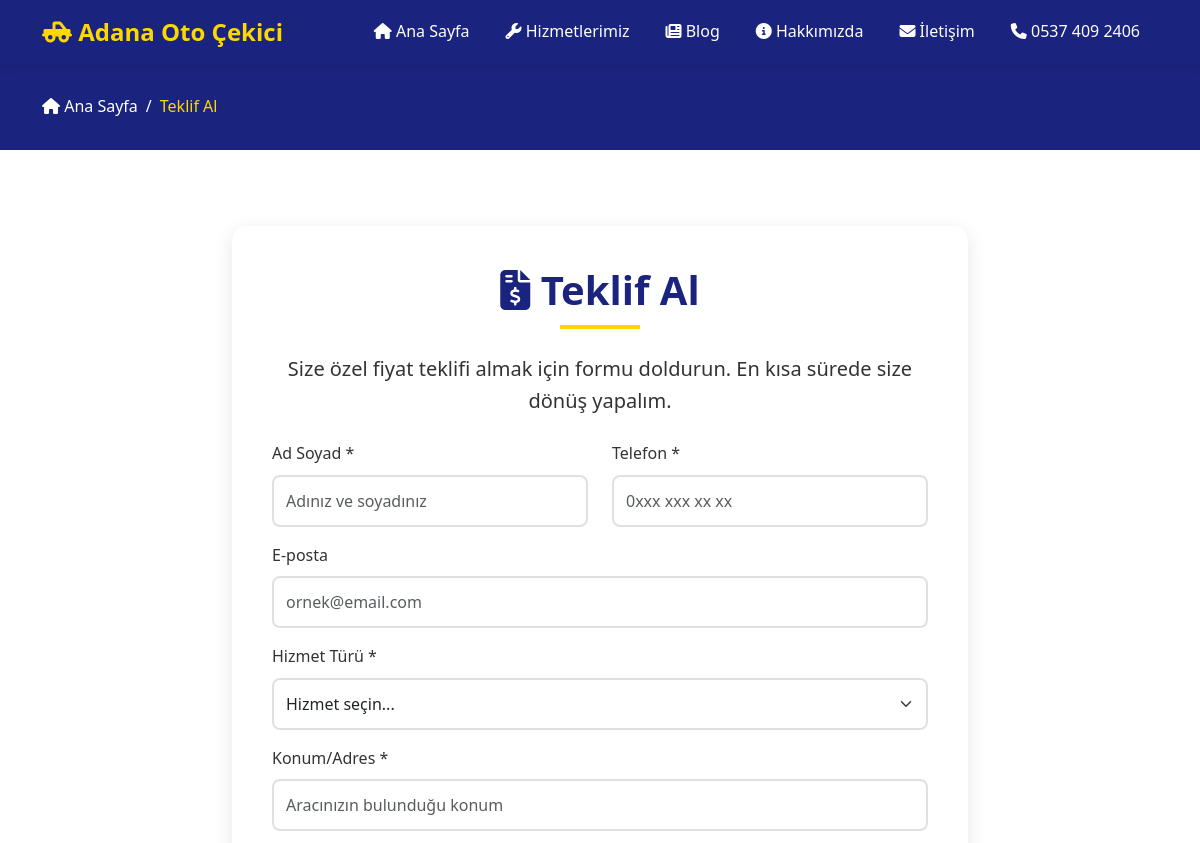
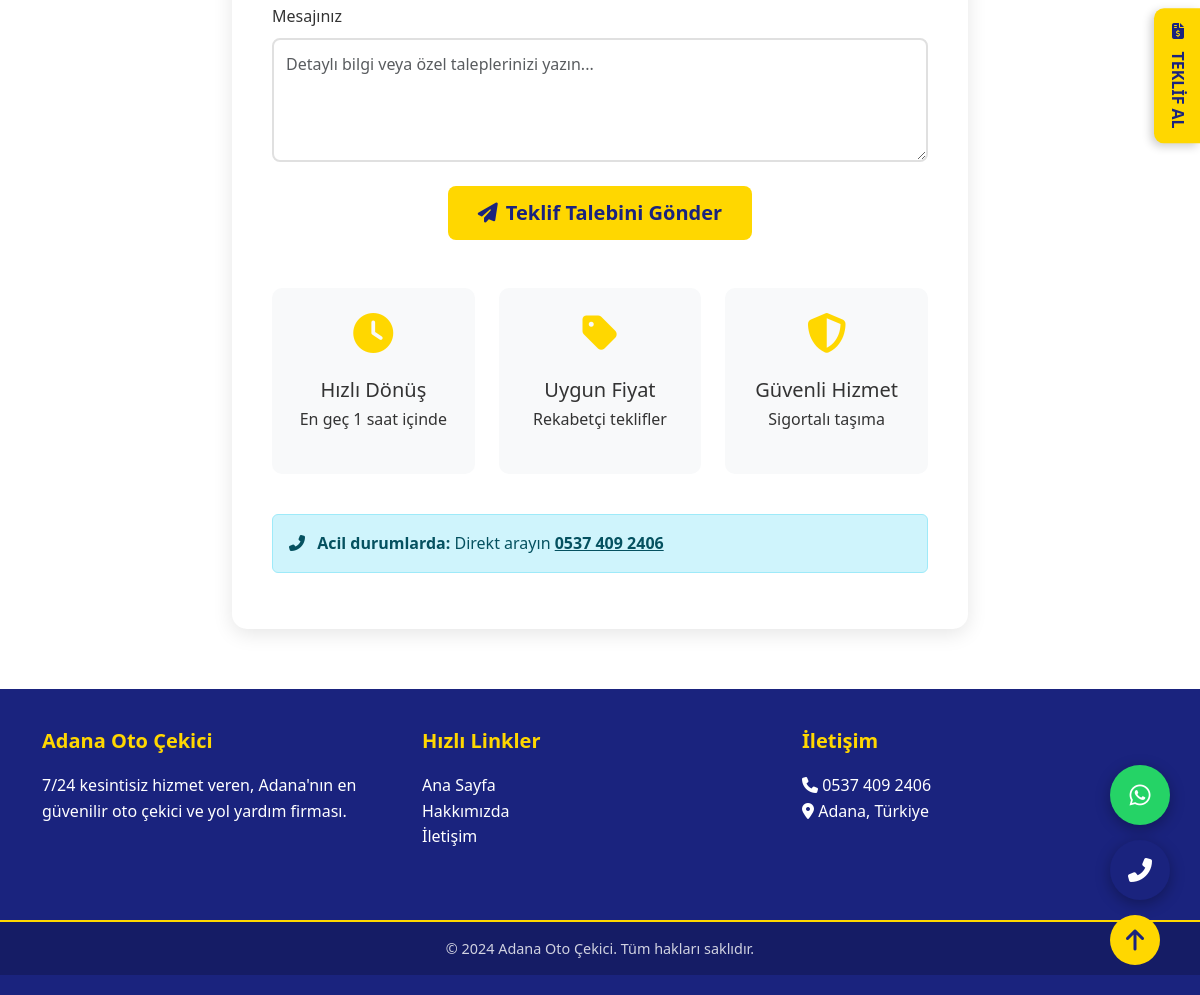
Screenshot of /teklif-al.php with the database file from the repository (2 pictures, top to bottom).
### tables this page shows
CREATE TABLE `menus` (
  `id` int(11) NOT NULL AUTO_INCREMENT,
  `title` varchar(100) NOT NULL,
  `url` varchar(255) NOT NULL,
  `target` varchar(20) DEFAULT '_self',
  `icon` varchar(50) DEFAULT NULL,
  `parent_id` int(11) DEFAULT 0,
  `display_order` int(11) DEFAULT 0,
  `is_active` tinyint(1) DEFAULT 1,
  `created_at` timestamp NOT NULL DEFAULT CURRENT_TIMESTAMP,
  PRIMARY KEY (`id`)
);

### config/database.php (called while the page is built, shortened)
<?php
$conn = new mysqli(DB_HOST, DB_USER, DB_PASS, DB_NAME);
$conn->set_charset("utf8mb4");
function getSettings() {
    global $conn;
    $settings = [];
    $result = $conn->query("SELECT setting_key, setting_value FROM settings");
    if ($result) {
        while ($row = $result->fetch_assoc()) {
            $settings[$row['setting_key']] = $row['setting_value'];
        }
    }
    return $settings;
}
$settings = getSettings();
?>

### teklif-al.php (the view, shortened to what this page needs)
<?php
require_once 'config/database.php';
include 'includes/header.php';
?>
<nav aria-label="breadcrumb" class="breadcrumb">
    <div class="container">
        <ol class="breadcrumb mb-0">
            <li class="breadcrumb-item"><a href="<?= BASE_URL ?>"><i class="fas fa-home"></i> Ana Sayfa</a></li>
            <li class="breadcrumb-item active">Teklif Al</li>
        </ol>
    </div>
</nav>
<section class="content-section">
    <div class="container">
        <div class="row justify-content-center">
            <div class="col-lg-8">
                <div class="quote-form-container">
                    <h1 class="section-title text-center mb-4">
                        <i class="fas fa-file-invoice-dollar"></i> Teklif Al
                    </h1>
                    <p class="text-center mb-4 lead">
                        Size özel fiyat teklifi almak için formu doldurun. En kısa sürede size dönüş yapalım.
                    </p>
                    <form method="POST" action="" class="quote-form">
                        <div class="row">
                            <div class="col-md-6 mb-3">
                                <label class="form-label">Ad Soyad *</label>
                                <input type="text" name="name" class="form-control" required
                                       placeholder="Adınız ve soyadınız">
                            </div>
                            <div class="col-md-6 mb-3">
                                <label class="form-label">Telefon *</label>
                                <input type="tel" name="phone" class="form-control" required
                                       placeholder="0xxx xxx xx xx">
                            </div>
                        </div>
                        <div class="mb-3">
                            <label class="form-label">E-posta</label>
                            <input type="email" name="email" class="form-control"
                                   placeholder="ornek@email.com">
                        </div>
                        <div class="mb-3">
                            <label class="form-label">Hizmet Türü *</label>
                            <select name="service" class="form-select" required>
                                <option value="">Hizmet seçin...</option>
                            </select>
                        </div>
                        <div class="mb-3">
                            <label class="form-label">Konum/Adres *</label>
                            <input type="text" name="location" class="form-control" required
                                   placeholder="Aracınızın bulunduğu konum">
                        </div>
                        <div class="mb-3">
                            <label class="form-label">Mesajınız</label>
                            <textarea name="message" class="form-control" rows="4"
                                      placeholder="Detaylı bilgi veya özel taleplerinizi yazın..."></textarea>
                        </div>
                        <div class="text-center mt-4">
                            <button type="submit" class="btn btn-primary btn-lg">
                                <i class="fas fa-paper-plane me-2"></i>Teklif Talebini Gönder
                            </button>
                        </div>
                    </form>
                    <div class="quote-info mt-5">
                        <div class="row text-center">
                            <div class="col-md-4 mb-3">
                                <div class="info-box">
                                    <i class="fas fa-clock"></i>
                                    <h5>Hızlı Dönüş</h5>
                                    <p>En geç 1 saat içinde</p>
                                </div>
                            </div>
                            <div class="col-md-4 mb-3">
                                <div class="info-box">
                                    <i class="fas fa-tag"></i>
                                    <h5>Uygun Fiyat</h5>
                                    <p>Rekabetçi teklifler</p>
                                </div>
                            </div>
                            <div class="col-md-4 mb-3">
                                <div class="info-box">
                                    <i class="fas fa-shield-alt"></i>
                                    <h5>Güvenli Hizmet</h5>
                                    <p>Sigortalı taşıma</p>
                                </div>
                            </div>
                        </div>
                    </div>
                    <div class="alert alert-info mt-4">
                        <i class="fas fa-phone-alt me-2"></i>
                        <strong>Acil durumlarda:</strong> Direkt arayın
                        <a href="tel:<?= $settings['phone'] ?? '' ?>" class="alert-link">
                            <?= $settings['phone'] ?? '' ?>
                        </a>
                    </div>
                </div>
            </div>
        </div>
    </div>
</section>
<?php include 'includes/footer.php'; ?>

### includes/header.php (shortened to what this page needs)
<!DOCTYPE html>
<html lang="tr">
<head>
    <link href="https://cdn.jsdelivr.net/npm/bootstrap@5.3.2/dist/css/bootstrap.min.css" rel="stylesheet">
    <link rel="stylesheet" href="https://cdnjs.cloudflare.com/ajax/libs/font-awesome/6.5.1/css/all.min.css">
    <link rel="stylesheet" href="<?= BASE_URL ?>styles.css">
</head>
<body>
<nav class="navbar navbar-expand-lg navbar-dark sticky-top">
    <div class="container">
        <a class="navbar-brand" href="<?= BASE_URL ?>">
            <?php if(!empty($settings['site_logo'])): ?>
                <img src="<?= $settings['site_logo'] ?>" alt="<?= $settings['site_title'] ?>" style="height: 40px; margin-right: 10px;">
            <?php else: ?>
                <i class="fas fa-truck-pickup"></i>
            <?php endif; ?>
            <?= $settings['site_title'] ?? 'Adana Oto Çekici' ?>
        </a>
        <div class="collapse navbar-collapse" id="navbarNav">
            <ul class="navbar-nav ms-auto">
                <?php
                $main_menus = $conn->query("SELECT * FROM menus WHERE parent_id=0 AND is_active=1 ORDER BY display_order ASC");
                while($menu = $main_menus->fetch_assoc()):
                    $has_children = $conn->query("SELECT COUNT(*) as count FROM menus WHERE parent_id={$menu['id']} AND is_active=1")->fetch_assoc()['count'] > 0;
                    if ($menu['url'] == '#' && $has_children):
                ?>
                <li class="nav-item dropdown">
                    <a class="nav-link dropdown-toggle" href="#" role="button" data-bs-toggle="dropdown">
                        <?php if($menu['icon']): ?><i class="<?= $menu['icon'] ?>"></i><?php endif; ?>
                        <?= htmlspecialchars($menu['title']) ?>
                    </a>
                    <ul class="dropdown-menu">
                        <?php
                        if (stripos($menu['title'], 'hizmet') !== false):
                            $nav_services = $conn->query("SELECT * FROM services WHERE is_active=1 ORDER BY display_order ASC");
                            while($nav_svc = $nav_services->fetch_assoc()):
                        ?>
                        <li>
                            <a class="dropdown-item" href="<?= BASE_URL ?>hizmet/<?= $nav_svc['slug'] ?>">
                                <?= htmlspecialchars($nav_svc['title']) ?>
                            </a>
                        </li>
                        <?php
                            endwhile;
                        else:
                            $submenus = $conn->query("SELECT * FROM menus WHERE parent_id={$menu['id']} AND is_active=1 ORDER BY display_order ASC");
                            while($submenu = $submenus->fetch_assoc()):
                        ?>
                        <li>
                            <a class="dropdown-item" href="<?= $submenu['url'] ?>" target="<?= $submenu['target'] ?>">
                                <?php if($submenu['icon']): ?><i class="<?= $submenu['icon'] ?>"></i><?php endif; ?>
                                <?= htmlspecialchars($submenu['title']) ?>
                            </a>
                        </li>
                        <?php
                            endwhile;
                        endif;
                        ?>
                    </ul>
                </li>
                <?php else: ?>
                <li class="nav-item">
                    <a class="nav-link" href="<?= $menu['url'] ?>" target="<?= $menu['target'] ?>">
                        <?php if($menu['icon']): ?><i class="<?= $menu['icon'] ?>"></i><?php endif; ?>
                        <?= htmlspecialchars($menu['title']) ?>
                    </a>
                </li>
                <?php
                    endif;
                endwhile;
                ?>
                <li class="nav-item">
                    <a class="nav-link" href="tel:<?= $settings['phone'] ?? '' ?>">
                        <i class="fas fa-phone"></i> <?= $settings['phone'] ?? '' ?>
                    </a>
                </li>
            </ul>
        </div>
    </div>
</nav>

### includes/footer.php (shortened to what this page needs)
<footer>
    <div class="container">
        <div class="row">
            <div class="col-lg-4 mb-4">
                <h5><?= $settings['site_title'] ?? 'Adana Oto Çekici' ?></h5>
                <p><?= $settings['site_description'] ?? '' ?></p>
            </div>
            <div class="col-lg-4 mb-4">
                <h5>Hızlı Linkler</h5>
                <ul class="list-unstyled">
                    <li><a href="<?= BASE_URL ?>">Ana Sayfa</a></li>
                    <li><a href="<?= BASE_URL ?>hakkimizda">Hakkımızda</a></li>
                    <li><a href="<?= BASE_URL ?>iletisim">İletişim</a></li>
                </ul>
            </div>
            <div class="col-lg-4 mb-4">
                <h5>İletişim</h5>
                <ul class="list-unstyled">
                    <li>
                        <i class="fas fa-phone"></i>
                        <a href="tel:<?= $settings['phone'] ?? '' ?>"><?= $settings['phone'] ?? '' ?></a>
                    </li>
                    <li>
                        <i class="fas fa-map-marker-alt"></i>
                        <?= $settings['address'] ?? '' ?>
                    </li>
                </ul>
            </div>
        </div>
    </div>
    <div class="footer-bottom">
        <div class="container">
            <div class="text-center">
                <p class="mb-0"><?= $settings['copyright_text'] ?? '© 2024 Adana Oto Çekici. Tüm hakları saklıdır.' ?></p>
            </div>
        </div>
    </div>
</footer>
<a href="<?= BASE_URL ?>teklif-al" class="quote-btn-sticky">
    <i class="fas fa-file-invoice-dollar"></i> TEKLİF AL
</a>
<div class="sticky-buttons">
    <a href="https://wa.me/<?= $settings['whatsapp'] ?? '' ?>" class="sticky-btn whatsapp-btn" target="_blank">
        <i class="fab fa-whatsapp"></i>
    </a>
    <a href="tel:<?= $settings['phone'] ?? '' ?>" class="sticky-btn phone-btn">
        <i class="fas fa-phone-alt"></i>
    </a>
    <a href="#" class="back-to-top">
        <i class="fas fa-arrow-up"></i>
    </a>
</div>
</body>
</html>

### styles.css (style rules this page uses)
:root { --primary-navy: #1a237e; --primary-yellow: #ffd700; --secondary-navy: #283593; --light-gray: #f5f5f5; --dark-gray: #333; --white: #ffffff; }
* { margin: 0; padding: 0; box-sizing: border-box; }
body { font-family: 'Segoe UI', Tahoma, Geneva, Verdana, sans-serif; color: var(--dark-gray); line-height: 1.6; }
.navbar { background-color: var(--primary-navy) !important; box-shadow: 0 2px 10px rgba(0,0,0,0.1); }
.navbar-brand { font-weight: bold; font-size: 1.5rem; color: var(--primary-yellow) !important; }
.navbar-nav .nav-link { color: var(--white) !important; font-weight: 500; margin: 0 10px; transition: color 0.3s ease; }
.btn-primary { background-color: var(--primary-yellow); border: none; color: var(--primary-navy); font-weight: bold; padding: 12px 30px; transition: all 0.3s ease; }
.section-title { color: var(--primary-navy); font-weight: bold; margin-bottom: 30px; position: relative; padding-bottom: 15px; }
.section-title::after { content: ''; position: absolute; bottom: 0; left: 50%; transform: translateX(-50%); width: 80px; height: 4px; background-color: var(--primary-yellow); }
.sticky-buttons { position: fixed; bottom: 30px; right: 30px; z-index: 1000; display: flex; flex-direction: column; gap: 15px; }
.sticky-btn { width: 60px; height: 60px; border-radius: 50%; display: flex; align-items: center; justify-content: center; color: var(--white); font-size: 1.5rem; text-decoration: none; box-shadow: 0 4px 15px rgba(0,0,0,0.3); transition: all 0.3s ease; }
.whatsapp-btn { background-color: #25D366; }
.phone-btn { background-color: var(--primary-navy); }
.back-to-top { width: 50px; height: 50px; border-radius: 50%; background-color: var(--primary-yellow); color: var(--primary-navy); font-size: 1.5rem; display: flex; align-items: center; justify-content: center; text-decoration: none; transition: all 0.3s ease; }
footer { background-color: var(--primary-navy); color: var(--white); padding: 40px 0 20px; }
footer h5 { color: var(--primary-yellow); margin-bottom: 20px; font-weight: bold; }
footer a { color: var(--white); text-decoration: none; transition: color 0.3s ease; }
.footer-bottom { background-color: rgba(0,0,0,0.2); padding: 15px 0; margin-top: 30px; border-top: 2px solid var(--primary-yellow); }
.footer-bottom p { margin: 0; font-size: 0.9rem; color: rgba(255,255,255,0.8); }
.breadcrumb { background-color: var(--primary-navy); padding: 15px 0; }
.breadcrumb .breadcrumb { background-color: transparent; margin-bottom: 0; }
.breadcrumb-item a { color: var(--white); text-decoration: none; transition: color 0.3s ease; }
.breadcrumb-item.active { color: var(--primary-yellow); }
.breadcrumb-item + .breadcrumb-item::before { color: var(--white); }
.content-section { padding: 60px 0; }
.quote-form-container { background: var(--white); padding: 40px; border-radius: 15px; box-shadow: 0 5px 20px rgba(0,0,0,0.1); }
.quote-form .form-control, .quote-form .form-select { border: 2px solid #e0e0e0; padding: 12px; border-radius: 8px; transition: all 0.3s ease; }
.quote-info .info-box { padding: 25px; background: #f8f9fa; border-radius: 10px; transition: all 0.3s ease; }
.quote-info .info-box i { font-size: 2.5rem; color: var(--primary-yellow); margin-bottom: 15px; }
.quote-info .info-box h5 { margin-top: 10px; margin-bottom: 5px; }
.quote-btn-sticky { position: fixed; top: 50%; right: 0; transform: translateY(-50%); z-index: 999; background: var(--primary-yellow); color: var(--primary-navy); padding: 15px 10px; border-radius: 10px 0 0 10px; text-decoration: none; font-weight: bold; box-shadow: -3px 3px 10px rgba(0,0,0,0.2); transition: all 0.3s ease; writing-mode: vertical-rl; text-orientation: mixed; }
.quote-btn-sticky i { margin-bottom: 8px; }

### rows the page displays
menus: title "Ana Sayfa"
menus: title "Hizmetlerimiz"
menus: title "Blog"
menus: title "Hakkımızda"
menus: title "İletişim"

### other values shown
$settings['site_title'] "Adana Oto Çekici"
$settings['phone'] "0537 409 2406"
$settings['site_description'] "7/24 kesintisiz hizmet veren, Adana'nın en güvenilir oto çekici ve yol yardım firması."
$settings['address'] "Adana, Türkiye"
$settings['copyright_text'] "© 2024 Adana Oto Çekici. Tüm hakları saklıdır."
